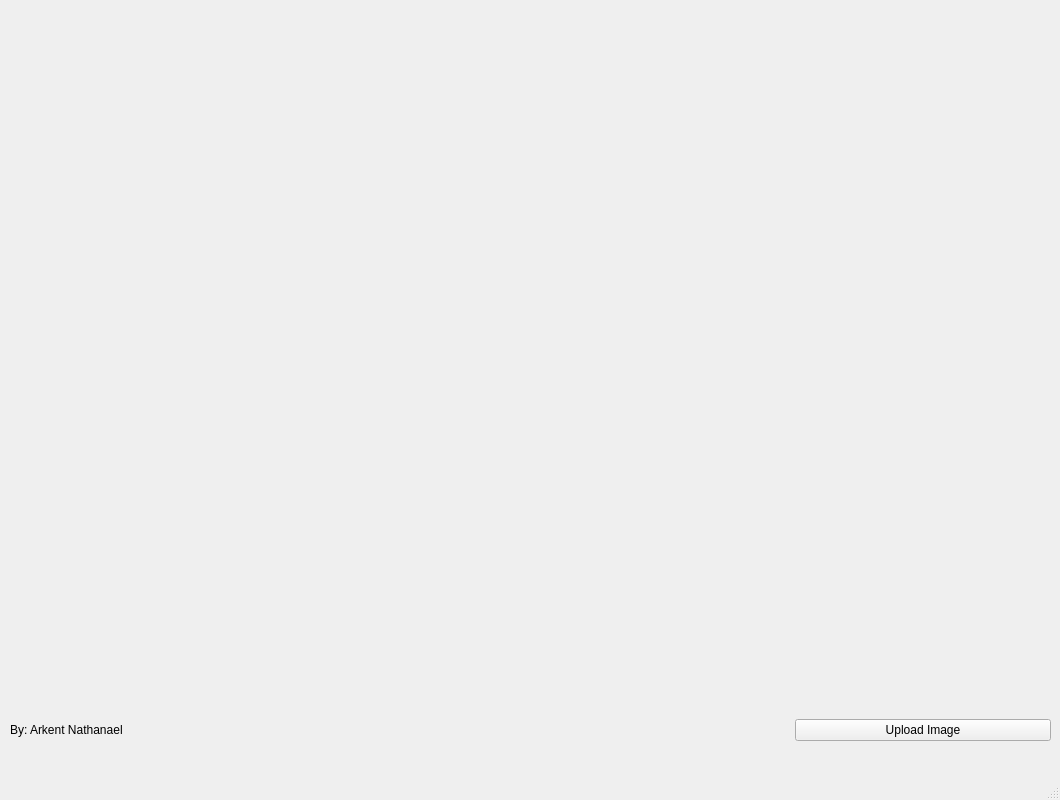
<?xml version="1.0" encoding="UTF-8"?>
<ui version="4.0">
 <class>MainWindow</class>
 <widget class="QMainWindow" name="MainWindow">
  <property name="geometry">
   <rect>
    <x>0</x>
    <y>0</y>
    <width>1060</width>
    <height>800</height>
   </rect>
  </property>
  <property name="windowTitle">
   <string>MainWindow</string>
  </property>
  <widget class="QWidget" name="centralwidget">
   <widget class="QWidget" name="gridLayoutWidget">
    <property name="geometry">
     <rect>
      <x>10</x>
      <y>10</y>
      <width>1041</width>
      <height>731</height>
     </rect>
    </property>
    <layout class="QGridLayout" name="gridLayout_2">
     <item row="0" column="1">
      <widget class="QLabel" name="display1">
       <property name="text">
        <string/>
       </property>
      </widget>
     </item>
     <item row="0" column="2">
      <widget class="QLabel" name="display2">
       <property name="text">
        <string/>
       </property>
      </widget>
     </item>
     <item row="3" column="1">
      <widget class="QLabel" name="display3">
       <property name="text">
        <string/>
       </property>
      </widget>
     </item>
     <item row="3" column="3">
      <widget class="QPushButton" name="btn_image">
       <property name="text">
        <string>Upload Image</string>
       </property>
      </widget>
     </item>
     <item row="3" column="2">
      <widget class="QLabel" name="display4">
       <property name="text">
        <string/>
       </property>
      </widget>
     </item>
     <item row="3" column="0">
      <widget class="QLabel" name="label">
       <property name="text">
        <string>By: Arkent Nathanael</string>
       </property>
      </widget>
     </item>
    </layout>
   </widget>
  </widget>
  <widget class="QMenuBar" name="menubar">
   <property name="geometry">
    <rect>
     <x>0</x>
     <y>0</y>
     <width>1060</width>
     <height>25</height>
    </rect>
   </property>
  </widget>
  <widget class="QStatusBar" name="statusbar"/>
 </widget>
 <resources/>
 <connections/>
</ui>
